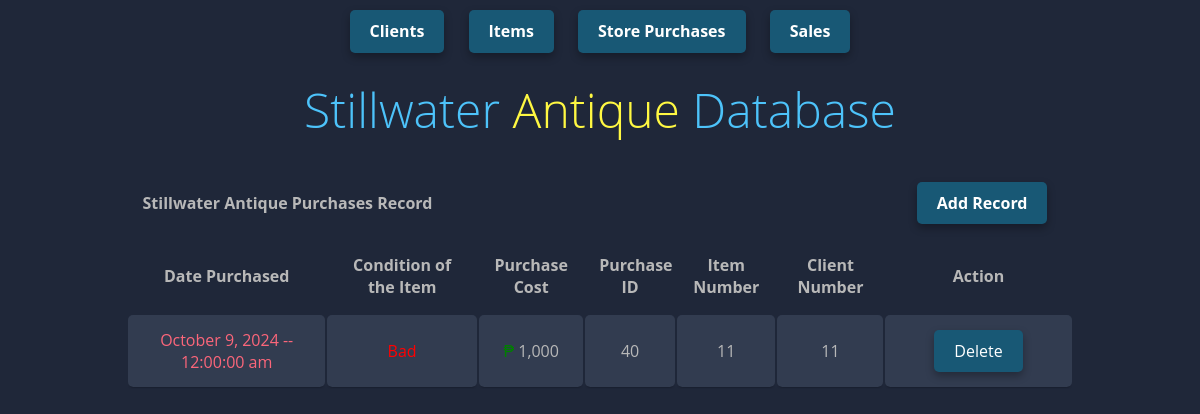
The app's page /htdocs/pt5_stillwaterDB/purchases.php with its own data.
### tables this page shows
CREATE TABLE `purchases` (
  `purchase_id` bigint(20) unsigned NOT NULL AUTO_INCREMENT,
  `p_cost` bigint(20) DEFAULT NULL,
  `p_date` date DEFAULT NULL,
  `condition_at_purchase` text DEFAULT NULL,
  `ClientNumber` bigint(20) unsigned DEFAULT NULL,
  `item_num` int(11) DEFAULT NULL,
  PRIMARY KEY (`purchase_id`),
  KEY `Items_Purchases` (`item_num`),
  KEY `AllClients_Purchases` (`ClientNumber`),
  CONSTRAINT `purchases_ibfk_10` FOREIGN KEY (`ClientNumber`) REFERENCES `allclients` (`ClientNumber`),
  CONSTRAINT `purchases_ibfk_5` FOREIGN KEY (`item_num`) REFERENCES `items` (`item_num`)
);

### htdocs/pt5_stillwaterDB/purchases.php (the view, shortened to what this page needs)
<?php
include("nav.php");
include("database.php");
$sql = "SELECT * FROM purchases ORDER BY p_date DESC";
$query = mysqli_query($conn, $sql);
?>
</head>
<body>
    <link rel="stylesheet" href="css/style.css">
    <br>
    <br>
    <h1><span class="blue"></span>Stillwater<span class="blue"></span> <span class="yellow">Antique</span> Database</h1>
    <table class="container">
        <tbody>
            <tr>
                <th colspan="5">Stillwater Antique Purchases Record</th>
                <th></th>
                <th class="th">
                    <a href="insert_p.php">Add Record</a>
                </th>
            </tr>
            <tr align="center">
                <th>Date Purchased</th>
                <th>Condition of the Item</th>
                <th>Purchase Cost</th>
                <th>Purchase ID</th>
                <th>Item Number</th>
                <th>Client Number</th>
                <th>Action</th>
            </tr>
        <tbody align="center">
            <?php
            while ($result = mysqli_fetch_assoc($query)) {
                $formatCost = number_format($result['p_cost']);
                $datePurchased = !empty($result['p_date']) ? date("F j, Y -- g:i:s a", strtotime($result['p_date'])) : 'N/A';
                $conditionClass = '';
                switch (strtolower($result['condition_at_purchase'])) {
                    case 'bad':
                        $conditionClass = 'condition-bad';
                        break;
                }
            ?>
                <tr>
                    <td><?php echo $datePurchased; ?></td>
                    <td class="<?php echo $conditionClass; ?>"><?php echo $result['condition_at_purchase']; ?></td>
                    <td><span style="color: green;">₱ </span><?php echo $formatCost; ?></td>
                    <td><?php echo $result['purchase_id']; ?></td>
                    <td><?php echo $result['item_num']; ?></td>
                    <td><?php echo $result['ClientNumber']; ?></td>
                    <td class="td" width="20%">
                        <a href='purchases.php?action=delete&purchase_id=<?php echo $result["purchase_id"]; ?>' onclick="return confirm('Are you sure you want to delete this record?');">Delete</a>
                    </td>
                </tr>
            <?php
            }
            ?>
        </tbody>
    </table>
</body>
</html>

### htdocs/pt5_stillwaterDB/css/style.css (style rules this page uses)
.th { text-align: right; background-color: #1F2739; }
.th a { display: inline-block; padding: 10px 20px; margin: 0 10px; background-color: #185875; color: white; text-decoration: none; border-radius: 5px; box-shadow: 0 4px 8px rgba(0, 0, 0, 0.3); }
body { font-family: 'Open Sans', sans-serif; font-weight: 300; line-height: 1.42em; color:#b8b8b8; background-color:#1F2739; }
h1 { font-size: 3em; font-weight: 300; line-height: 1em; text-align: center; color: #4DC3FA; }
.yellow { color: #FFF842; }
.container td { border-radius: 5px; font-weight: normal; font-size: 1em; -webkit-box-shadow: 0 2px 2px -2px #0E1119; -moz-box-shadow: 0 2px 2px -2px #0E1119; box-shadow: 0 2px 2px -2px #0E1119; }
.container { text-align: left; width: 80%; margin: 0 auto; display: table; padding: 0 0 8em 0; }
.container td, .container th { padding-bottom: 1.5%; padding-top: 1.5%; padding-left: 1.5%; padding-right: 1.5%; }
.container tr:nth-child(odd) { background-color: #323C50; }
.container tr:nth-child(even) { background-color: #2C3446; }
.container th { background-color: #1F2739; }

### htdocs/pt5_stillwaterDB/purchases.php (style rules this page uses)
.td a[href*="purchases.php?action=delete"] { display: inline-block; padding: 10px 20px; margin: 0 10px; background-color: #185875; color: white; text-decoration: none; border-radius: 5px; box-shadow: 0 4px 8px rgba(0, 0, 0, 0.3); }
.condition-bad { color: red; font-weight: bold; padding: 5px; border-radius: 5px; }
.container td:first-child { color: #FB667A; }

### records on screen
purchases: p_date "October 9, 2024 -- 12:00:00 am", p_cost "1,000", purchase_id "40", item_num "11", ClientNumber "11"
